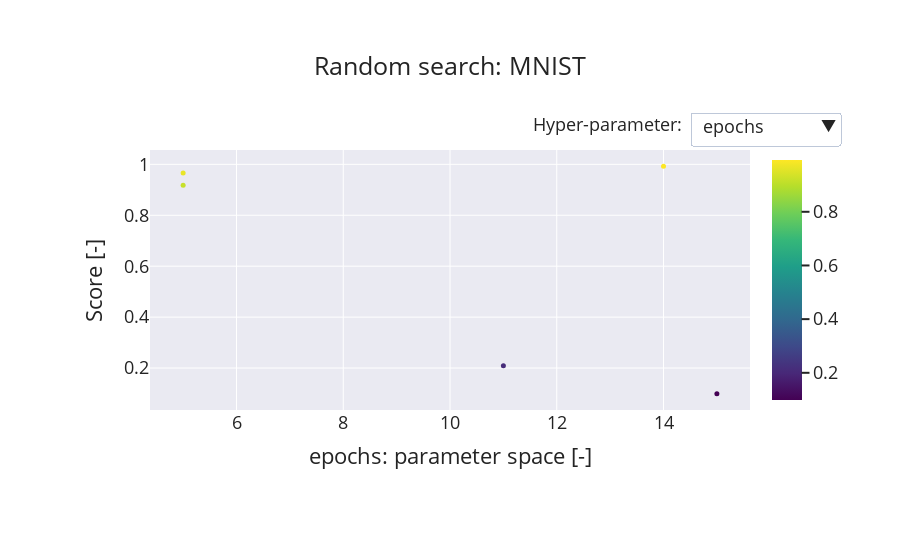

Write notebook code for a chart like this one.
### Markdown cell above
## Visualization

You can visualize the optimization with a interactive html file.

### Code cell
fig = param_gen.write_optimization_to_html(show=True, dark_mode=False, **save_kwargs)

### Figure 1 — Plotly figure (JSON) as saved in the notebook; plotly's stock layout.template omitted (floating-point values rounded to 4 significant figures)
{"data": [{"marker": {"color": [0.2089, 0.966, 0.918, 0.09869, 0.993], "colorscale": [[0, "#440154"], [0.1111, "#482878"], [0.2222, "#3e4989"], [0.3333, "#31688e"], [0.4444, "#26828e"], [0.5556, "#1f9e89"], [0.6667, "#35b779"], [0.7778, "#6ece58"], [0.8889, "#b5de2b"], [1, "#fde725"]], "showscale": true, "size": 5}, "mode": "markers", "name": "Trial points", "type": "scatter", "x": [11, 5, 5, 15, 14], "y": [0.2089, 0.966, 0.918, 0.09869, 0.993]}], "layout": {"annotations": [{"align": "left", "showarrow": false, "text": "Hyper-parameter:", "x": 0.89, "xanchor": "right", "xref": "paper", "y": 1.1, "yanchor": "middle", "yref": "paper"}], "autosize": true, "font": {"size": 18}, "margin": {"b": 150, "l": 150, "r": 150, "t": 150}, "scene": {"aspectmode": "manual", "aspectratio": {"x": 1, "y": 1, "z": 0.7}}, "title": {"text": "Random search: MNIST"}, "updatemenus": [{"buttons": [{"args": [{"marker": {"color": [0.2089, 0.966, 0.918, 0.09869, 0.993], "showscale": true}, "x": [[11, 5, 5, 15, 14]], "y": [[0.2089, 0.966, 0.918, 0.09869, 0.993]]}, {"xaxis.title.text": "epochs: parameter space [-]", "yaxis.title.text": "Score [-]"}], "label": "epochs", "method": "update"}, {"args": [{"marker": {"color": [0.2089, 0.966, 0.918, 0.09869, 0.993], "showscale": true}, "x": [[0.0001, 0.02253, 0.02457, 0.08981, 0.06942]], "y": [[0.2089, 0.966, 0.918, 0.09869, 0.993]]}, {"xaxis.title.text": "learning_rate: parameter space [-]", "yaxis.title.text": "Score [-]"}], "label": "learning_rate", "method": "update"}, {"args": [{"marker": {"color": [0.2089, 0.966, 0.918, 0.09869, 0.993], "showscale": true}, "x": [[true, false, false, false, false]], "y": [[0.2089, 0.966, 0.918, 0.09869, 0.993]]}, {"xaxis.title.text": "nesterov: parameter space [-]", "yaxis.title.text": "Score [-]"}], "label": "nesterov", "method": "update"}, {"args": [{"marker": {"color": [0.2089, 0.966, 0.918, 0.09869, 0.993], "showscale": true}, "x": [[0.03, 0.87, 0.01, 0.97, 0.03]], "y": [[0.2089, 0.966, 0.918, 0.09869, 0.993]]}, {"xaxis.title.text": "momentum: parameter space [-]", "yaxis.title.text": "Score [-]"}], "label": "momentum", "method": "update"}, {"args": [{"marker": {"color": [0.2089, 0.966, 0.918, 0.09869, 0.993], "showscale": true}, "x": [[true, false, false, true, true]], "y": [[0.2089, 0.966, 0.918, 0.09869, 0.993]]}, {"xaxis.title.text": "use_conv: parameter space [-]", "yaxis.title.text": "Score [-]"}], "label": "use_conv", "method": "update"}], "direction": "down", "pad": {"r": 10, "t": 10}, "showactive": true, "x": 0.9, "xanchor": "left", "y": 1.1, "yanchor": "middle"}], "xaxis": {"title": {"text": "epochs: parameter space [-]"}}, "yaxis": {"title": {"text": "Score [-]"}}}}
